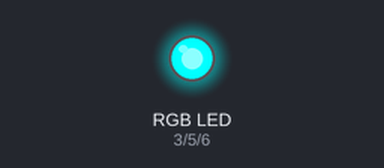
Recording of a sketch running on a simulated Arduino Uno, built with avr-gcc and run on an emulated ATmega328P. Parts: an RGB LED mixed from three pins (HIGH = lit).

Above: at 0.05 s.
At 1.5 s:
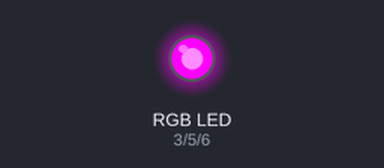
At 2.95 s:
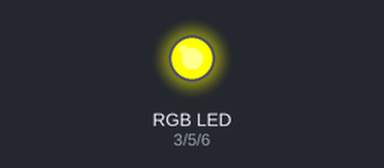
At 3.7 s:
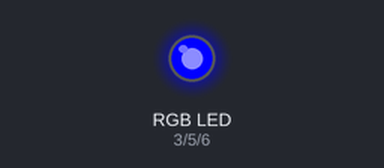
At 4.45 s:
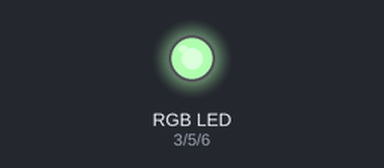
At 5.95 s:
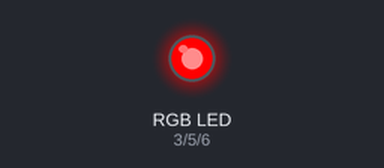
Timing chart, 0 to 7.8 s (numbered marks = the images above):
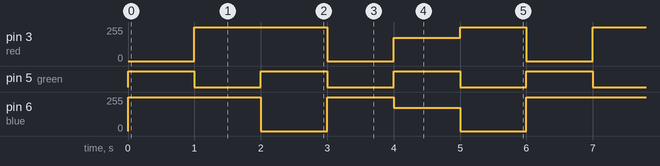

Measured:
- by itself, pin 3 (red): repeats every 6.0 s: 0/255 1.0 s, 175/255 1.0 s, 255/255 1.0 s, 0/255 1.0 s, 255/255 2.0 s
- by itself, pin 5 (green): alternates HIGH for 1.0 s and LOW for 1.0 s
- by itself, pin 6 (blue): repeats every 6.0 s: 0/255 1.0 s, 255/255 1.0 s, 175/255 1.0 s, 0/255 1.0 s, 255/255 2.0 s

The sketch:

rbg_led.ino
```cpp
int red = 3;
int green = 5;
int blue = 6;

#define COMMON_ANODE

void setup() {
  // put your setup code here, to run once:
  pinMode(red, OUTPUT);
  pinMode(green, OUTPUT);
  pinMode(blue, OUTPUT);
}

void loop() {
  // put your main code here, to run repeatedly:
  setColour(255, 0, 0);
  delay(1000);

  setColour(0, 255, 0);
  delay(1000);

  setColour(0, 0, 255);
  delay(1000);

  setColour(255, 255, 0);
  delay(1000);

  setColour(80, 0, 80);
  delay(1000);

  setColour(0, 255, 255);
  delay(1000);
}

void setColour(int r, int g, int b){
  #ifdef COMMON_ANODE
    r = 255-r;
    g = 255-g;
    b = 255-b;
  #endif
  analogWrite(red, r);
  analogWrite(green, g);
  analogWrite(blue, b);
}
```
